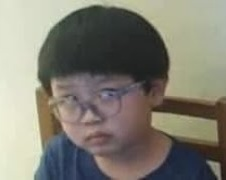
#> input picture image/powerman.jpg, 226 x 180 px, found by its file name
$ python edge.py
#> lines starting #> are read from the running program, lines starting #| are printed output that depends on the picture
import cv2
import numpy as np
import matplotlib.pyplot as plt

# Load an image
image = cv2.imread('/Users/liushiwen/Desktop/大四上/數位影像處理/DIP_homework/image/powerman.jpg', cv2.IMREAD_GRAYSCALE)
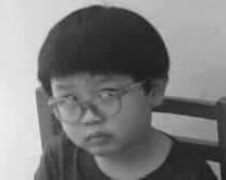
#> image: shape (180, 226); min 18, max 236, mean 125

# Define the Laplacian operators
laplacian_operator_0 = np.array([[1, 1, 1], [1, 1, 1], [1, 1, 1]], dtype=np.float32)
laplacian_operator_0 = np.array([[0, 0, 0], [1, 0, 1], [0, 0, 0]], dtype=np.float32)
laplacian_operator_1 = np.array([[0, 1, 0], [1, -4, 1], [0, 1, 0]], dtype=np.float32)
laplacian_operator_2 = np.array([[0, -1, 0], [-1, 4, -1], [0, -1, 0]], dtype=np.float32)
laplacian_operator_3 = np.array([[1, 1, 1], [1, -8, 1], [1, 1, 1]], dtype=np.float32)
laplacian_operator_4 = np.array([[-1, -1, -1], [-1, 8, -1], [-1, -1, -1]], dtype=np.float32)

# Apply the Laplacian operators
laplacian_response_0 = cv2.filter2D(image, -1, laplacian_operator_0)
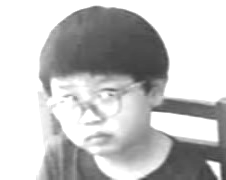
#> laplacian_response_0: shape (180, 226); min 55, max 255, mean 194.8
laplacian_response_1 = cv2.filter2D(image, -1, laplacian_operator_1)
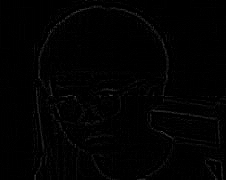
#> laplacian_response_1: shape (180, 226); min 0, max 75, mean 2
laplacian_response_2 = cv2.filter2D(image, -1, laplacian_operator_2)
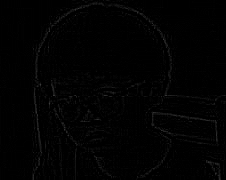
#> laplacian_response_2: shape (180, 226); min 0, max 58, mean 2
laplacian_response_3 = cv2.filter2D(image, -1, laplacian_operator_3)
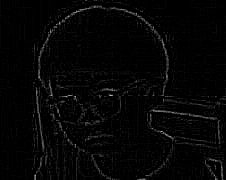
#> laplacian_response_3: shape (180, 226); min 0, max 182, mean 5.6
laplacian_response_4 = cv2.filter2D(image, -1, laplacian_operator_4)
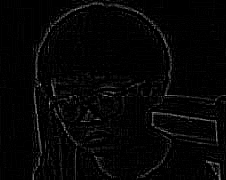
#> laplacian_response_4: shape (180, 226); min 0, max 165, mean 5.6

# Display the original image and the Laplacian responses
plt.figure(figsize=(24, 8))
plt.subplot(131), plt.imshow(image, cmap='gray'), plt.title('Original Image')
plt.subplot(132), plt.imshow(laplacian_response_0, cmap='gray'), plt.title('Laplacian Operator #1')
plt.subplot(133), plt.imshow(laplacian_response_4, cmap='gray'), plt.title('Laplacian Operator #2')
# plt.subplot(134), plt.imshow(laplacian_response_3, cmap='gray'), plt.title('Laplacian Operator #2')
# plt.subplot(135), plt.imshow(laplacian_response_4, cmap='gray'), plt.title('Laplacian Operator #2')
plt.show()
